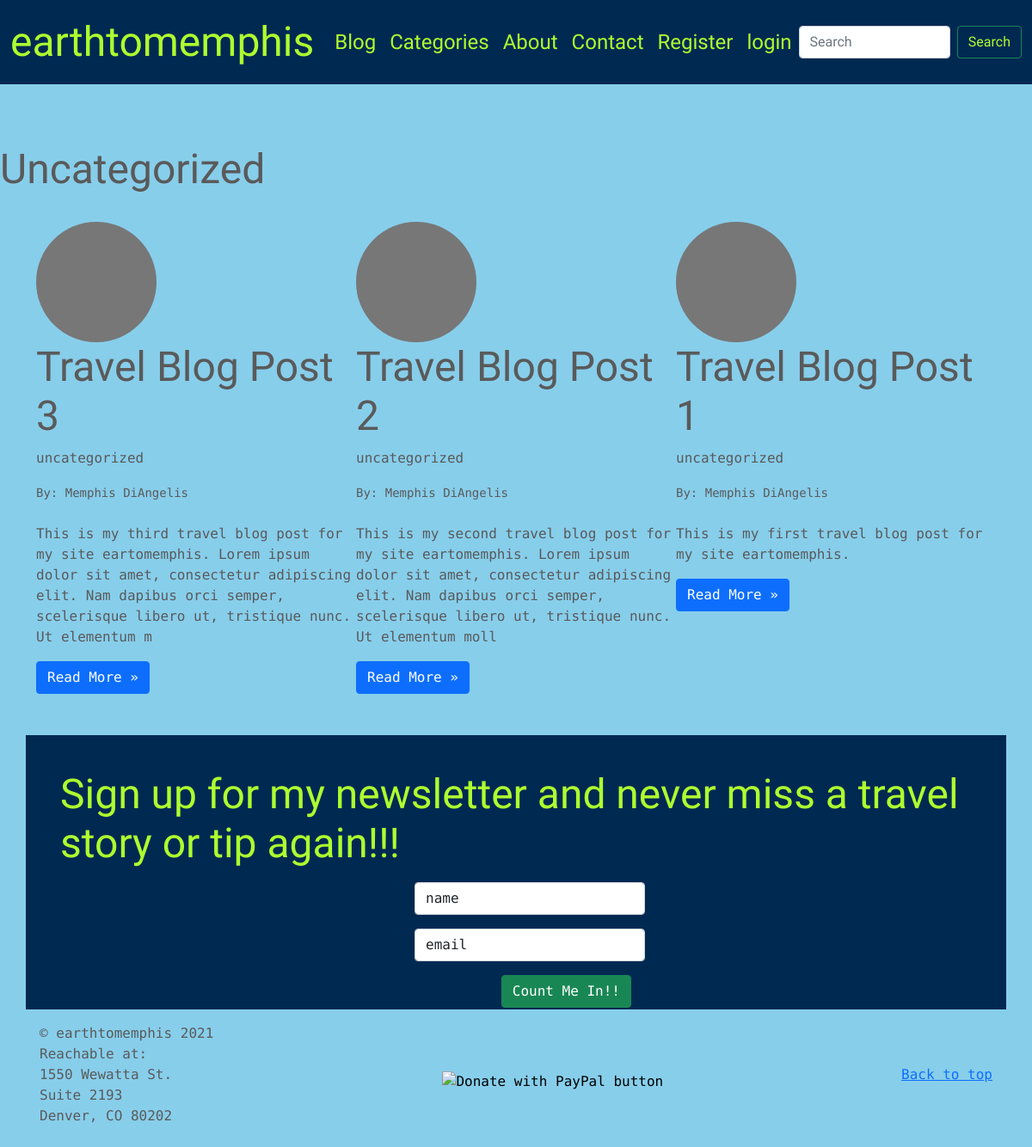
The page /category/uncategorized/ on the database its author committed.
### blog/models.py (models this page shows, shortened)
class Post(models.Model):
    title = models.CharField(max_length=200, unique=True)
    slug = models.SlugField(blank=False, unique=True,
                            default='travel-blog-post')
    author = models.ForeignKey(User, on_delete=models.CASCADE)
    date_created = models.DateTimeField(auto_now_add=True)
    body = models.TextField()
    status = models.IntegerField(choices=STATUS, default=0)
    metades = models.CharField(max_length=300, default="new post")
    category = models.CharField(max_length=200, default='uncategorized')
    class Meta:
        ordering = ['-date_created']

### blog/views.py (the view)
def CategoryView(request, cats):
    category_posts = Post.objects.filter(category=cats.replace('-', ' '))
    return render(request, 'categories.html', {'cats': cats.title().replace('-', ' '), 'category_post': category_posts})

### blog/templates/categories.html (shortened to what this page needs)
{% extends "base.html" %}
{% load static %}
{% block content %}
<br>
<br>
<br>
<br>
<br>
{% if category_post %}
  <h1>{{cats}}</h1>
  <div class="container" style="margin-top: 2rem; margin-bottom: 2rem; flex-direction:row; display:flex;">
    {% for post in category_post %}
      <div class="col-lg-4">
          <h2>{{post.title}}</h2>
          <p>{{post.category}}</p>
          <small>By:
            {{post.author.first_name}}
            {{post.author.last_name}}
          </small>
          <br>
          <br>
          <p>{{post.body|slice:"200"|safe}}</p>
          <p><a class="btn btn-primary" href="{% url 'article-detail' post.slug %}">Read More &raquo;</a></p>
      </div>
  {% endfor %}
{% else %}
      <h2>Sorry this page does not exist...</h2>
{% endif %}
    </div>
{% endblock content %}

### static/css/carousel.css (style rules this page uses)
body { padding-top: 3rem; padding-bottom: 3rem; color: #5a5a5a; }

### blog/templates/base.html (style rules this page uses)
:root { --primary-color: #002952; --secondary-color: skyblue; }
body { background-color: var(--secondary-color); font-family: 'Roboto Mono', monospace; margin: 0; padding: 0; }
h1, h2, h3, h4, h5, h6, nav { font-family: 'Italianno', cursive; font-size: 3rem; }
.bd-placeholder-img { font-size: 1.125rem; text-anchor: middle; -webkit-user-select: none; -moz-user-select: none; user-select: none; }

### rows shown on the page
Post: title "Travel Blog Post 3", category "uncategorized", author.first_name "Memphis", author.last_name "DiAngelis", body "This is my third travel blog post for my site eartomemphis. Lorem ipsum dolor sit amet, consectetur adipiscing elit. Nam dapibus orci semper, scelerisque libero ut, tristique nunc. Ut elementum m"
Post: title "Travel Blog Post 2", category "uncategorized", author.first_name "Memphis", author.last_name "DiAngelis", body "This is my second travel blog post for my site eartomemphis. Lorem ipsum dolor sit amet, consectetur adipiscing elit. Nam dapibus orci semper, scelerisque libero ut, tristique nunc. Ut elementum moll"
Post: title "Travel Blog Post 1", category "uncategorized", author.first_name "Memphis", author.last_name "DiAngelis", body "This is my first travel blog post for my site eartomemphis."

### other values the page prints
{{ cats }} "Uncategorized"
